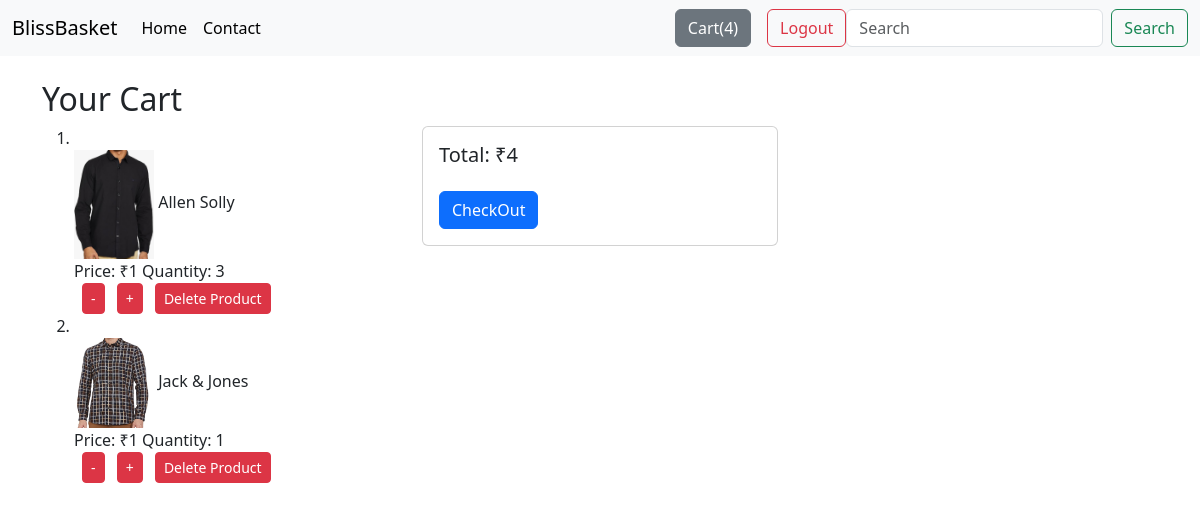
/cart (signed in), run on the app's committed database.
### shop/models.py (models this page shows)
class CartItem(models.Model):
    cart = models.ForeignKey(Cart, on_delete=models.CASCADE, related_name="items")
    product = models.ForeignKey(Product, on_delete=models.CASCADE)
    quantity = models.PositiveIntegerField(default=1)

class Product(models.Model):
    product_id = models.AutoField
    product_name = models.CharField(max_length=30)
    category = models.CharField(max_length=50, default = "")
    subcategory = models.CharField(max_length=50, default = "")
    price = models.IntegerField(default=0)
    desc = models.CharField(max_length=300)
    pub_date = models.DateField()
    image = models.ImageField(upload_to="shop/images", default = "")

### shop/views.py (the view)
# urls.py: path("cart",views.cart,name="cart"),
@login_required
def cart(request):
    cart,created = Cart.objects.get_or_create(user=request.user)
    items = cart.items.all()
    total = sum(item.product.price*item.quantity for item in items)
    context = {'cart_items': items,'total': total}
    return render(request,'shop/cart.html', context)

### shop/context_processors.py (called while the page is built)
def cart_quantity(request):
    if request.user.is_authenticated:
        cart,created = Cart.objects.get_or_create(user=request.user)
        items = cart.items.all()
        total_quantity = sum(item.quantity for item in items)
    else:
        total_quantity=0
    return { 'total_quantity': total_quantity }

### shop/templates/shop/cart.html (shortened to what this page needs)
{% extends 'shop/basic.html' %}
{% block body %}
{% load static %}
<div class="container">
  <br>
  <h2>Your Cart</h2>
<div class="row">
  <div class="col-md-4">
    {% if cart_items %}
      <ol>
      {% for item in cart_items %}
       <li>
         <br>
          <img src='/media/{{item.product.image}}' alt="{{ item.product.product_name }}" width="80">
          {{ item.product.product_name }}
          <br>
          <span>Price: ₹{{item.product.price}}</span>
          <span>Quantity: {{ item.quantity }}</span>
          <br>
          <a href="{% url 'remove_cart' item.product.id %}" class="btn btn-danger btn-sm ms-2">-</a>
          <a href="{% url 'add_to_cart' item.product.id %}" class="btn btn-danger btn-sm ms-2">+</a>
          <a href="{% url 'delete_cart' item.product.id %}" class="btn btn-danger btn-sm ms-2">Delete Product</a>
       </li>
      {% endfor %}
      </ol>
    {% else %}
     <p>Your cart is empty!</p>
    {% endif %}
  </div>
<div class="col-md-4">
  <div class="card">
    <div class="card-body">
      <h5>Total: ₹{{ total }}</h5>
      <a href="{% url 'checkout' %}" class="btn btn-primary mt-3">CheckOut</a>
    </div>
  </div>
</div>
</div>
</div>
{% endblock %}

### data on the page
CartItem: product.image (picture), product.product_name "Allen Solly", product.price "1", quantity "3"
CartItem: product.image (picture), product.product_name "Jack & Jones", product.price "1", quantity "1"

### other printed values
{{ total_quantity }} "4"
{{ total }} "4"
